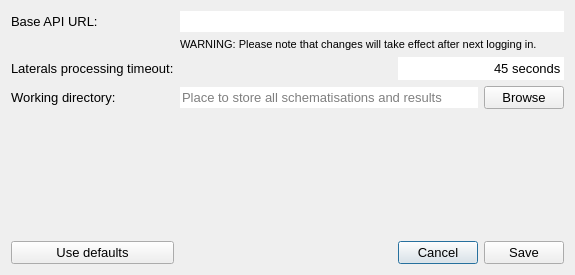
<?xml version="1.0" encoding="UTF-8"?>
<ui version="4.0">
 <class>settings_dlg</class>
 <widget class="QDialog" name="settings_dlg">
  <property name="geometry">
   <rect>
    <x>0</x>
    <y>0</y>
    <width>575</width>
    <height>275</height>
   </rect>
  </property>
  <property name="minimumSize">
   <size>
    <width>575</width>
    <height>275</height>
   </size>
  </property>
  <property name="font">
   <font>
    <family>Segoe UI</family>
    <pointsize>10</pointsize>
   </font>
  </property>
  <property name="windowTitle">
   <string>3Di API Client settings</string>
  </property>
  <layout class="QGridLayout" name="gridLayout">
   <item row="2" column="1" colspan="3">
    <widget class="QLabel" name="label_2">
     <property name="font">
      <font>
       <pointsize>8</pointsize>
      </font>
     </property>
     <property name="text">
      <string>WARNING: Please note that changes will take effect after next logging in.</string>
     </property>
     <property name="wordWrap">
      <bool>true</bool>
     </property>
    </widget>
   </item>
   <item row="7" column="2">
    <widget class="QPushButton" name="cancel_pb">
     <property name="text">
      <string>Cancel</string>
     </property>
    </widget>
   </item>
   <item row="4" column="0">
    <widget class="QLabel" name="label_3">
     <property name="text">
      <string>Laterals processing timeout:</string>
     </property>
    </widget>
   </item>
   <item row="4" column="2" colspan="2">
    <widget class="QSpinBox" name="laterals_timeout_sb">
     <property name="styleSheet">
      <string notr="true">QSpinBox {background-color: white;}</string>
     </property>
     <property name="frame">
      <bool>false</bool>
     </property>
     <property name="alignment">
      <set>Qt::AlignRight|Qt::AlignTrailing|Qt::AlignVCenter</set>
     </property>
     <property name="buttonSymbols">
      <enum>QAbstractSpinBox::NoButtons</enum>
     </property>
     <property name="suffix">
      <string> seconds</string>
     </property>
     <property name="prefix">
      <string/>
     </property>
     <property name="minimum">
      <number>1</number>
     </property>
     <property name="maximum">
      <number>86400</number>
     </property>
     <property name="value">
      <number>45</number>
     </property>
    </widget>
   </item>
   <item row="7" column="0">
    <widget class="QPushButton" name="defaults_pb">
     <property name="text">
      <string>Use defaults</string>
     </property>
    </widget>
   </item>
   <item row="0" column="1" colspan="3">
    <widget class="QLineEdit" name="api_url_le">
     <property name="text">
      <string/>
     </property>
     <property name="frame">
      <bool>false</bool>
     </property>
    </widget>
   </item>
   <item row="7" column="3">
    <widget class="QPushButton" name="save_pb">
     <property name="text">
      <string>Save</string>
     </property>
    </widget>
   </item>
   <item row="6" column="0">
    <spacer name="verticalSpacer">
     <property name="orientation">
      <enum>Qt::Vertical</enum>
     </property>
     <property name="sizeHint" stdset="0">
      <size>
       <width>20</width>
       <height>40</height>
      </size>
     </property>
    </spacer>
   </item>
   <item row="0" column="0">
    <widget class="QLabel" name="label">
     <property name="text">
      <string>Base API URL:</string>
     </property>
    </widget>
   </item>
   <item row="7" column="1">
    <spacer name="horizontalSpacer">
     <property name="orientation">
      <enum>Qt::Horizontal</enum>
     </property>
     <property name="sizeHint" stdset="0">
      <size>
       <width>40</width>
       <height>20</height>
      </size>
     </property>
    </spacer>
   </item>
   <item row="5" column="0">
    <widget class="QLabel" name="label_4">
     <property name="text">
      <string>Working directory:</string>
     </property>
    </widget>
   </item>
   <item row="5" column="1" colspan="2">
    <widget class="QLineEdit" name="working_dir_le">
     <property name="frame">
      <bool>false</bool>
     </property>
     <property name="readOnly">
      <bool>true</bool>
     </property>
     <property name="placeholderText">
      <string>Place to store all schematisations and results</string>
     </property>
    </widget>
   </item>
   <item row="5" column="3">
    <widget class="QPushButton" name="browse_pb">
     <property name="text">
      <string>Browse</string>
     </property>
    </widget>
   </item>
  </layout>
 </widget>
 <tabstops>
  <tabstop>api_url_le</tabstop>
  <tabstop>save_pb</tabstop>
  <tabstop>cancel_pb</tabstop>
  <tabstop>defaults_pb</tabstop>
 </tabstops>
 <resources/>
 <connections/>
</ui>
